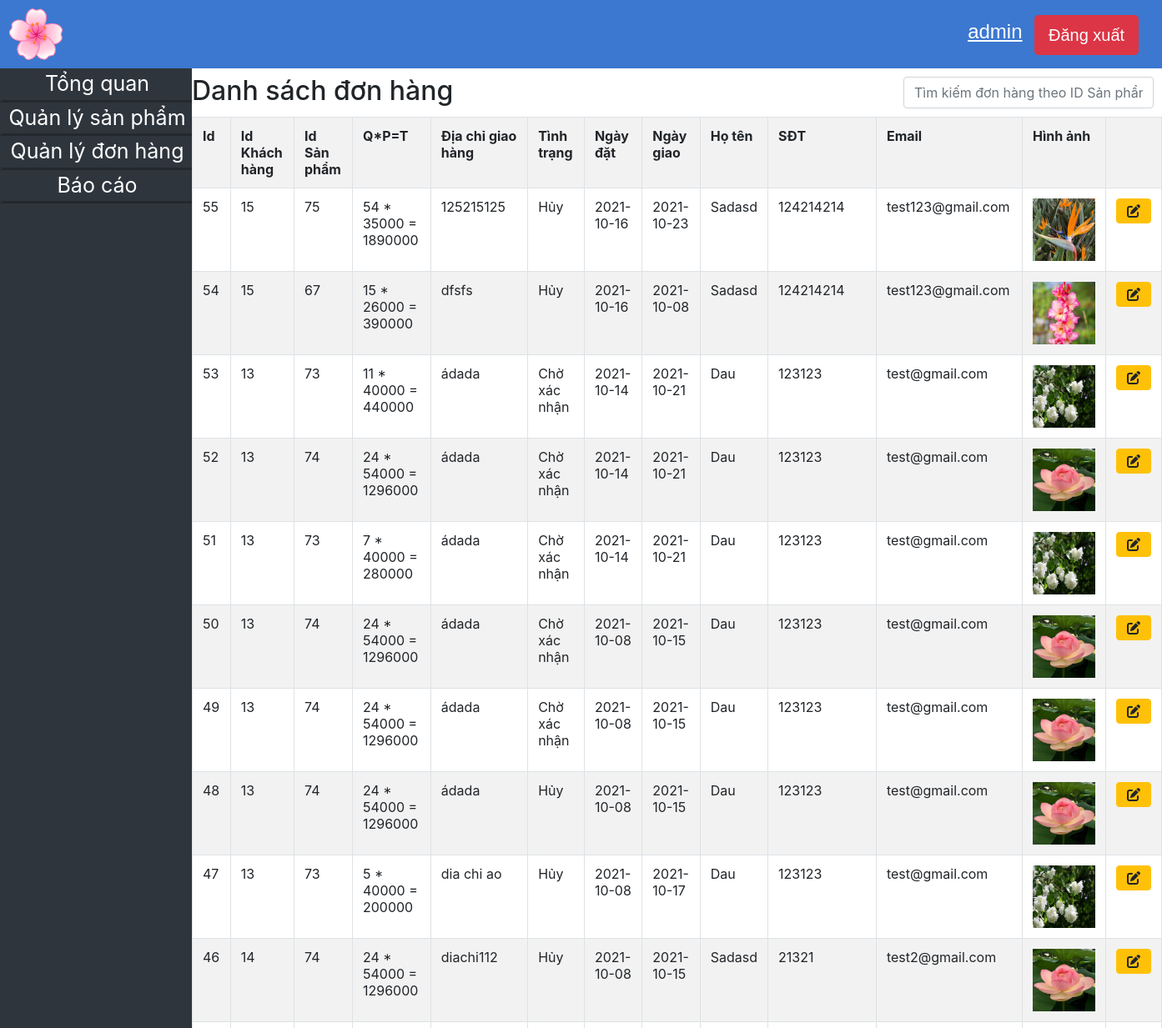
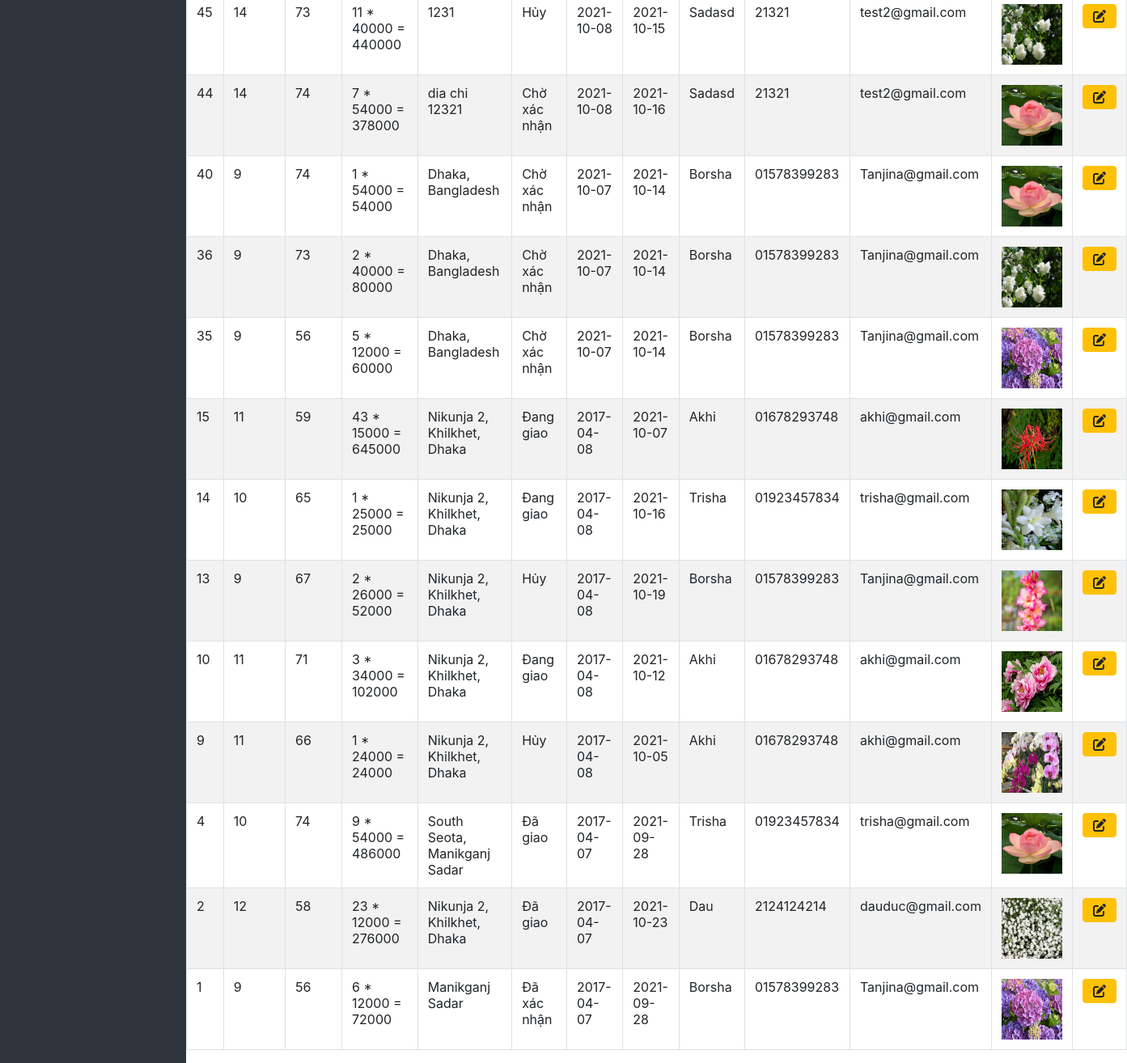
Page /admin/orders.php (signed in) on the committed database (2 pictures, top to bottom).
### tables this page shows
CREATE TABLE `orders` (
  `id` int(11) NOT NULL,
  `uid` int(11) NOT NULL,
  `pid` int(11) NOT NULL,
  `quantity` int(11) NOT NULL,
  `oplace` text NOT NULL,
  `mobile` varchar(255) NOT NULL,
  `dstatus` varchar(255) NOT NULL DEFAULT 'no',
  `odate` date NOT NULL,
  `ddate` date NOT NULL
);

CREATE TABLE `products` (
  `id` int(11) NOT NULL,
  `pName` varchar(100) NOT NULL,
  `price` int(11) NOT NULL,
  `description` text NOT NULL,
  `available` int(11) NOT NULL,
  `category` varchar(100) NOT NULL,
  `picture` text NOT NULL
);

CREATE TABLE `user` (
  `id` int(11) NOT NULL,
  `firstName` varchar(25) NOT NULL,
  `lastName` varchar(25) NOT NULL,
  `email` varchar(100) NOT NULL,
  `mobile` varchar(20) NOT NULL,
  `address` varchar(120) NOT NULL,
  `password` varchar(100) NOT NULL,
  `confirmCode` varchar(10) NOT NULL,
  `activation` varchar(10) NOT NULL DEFAULT 'no'
);

### admin/orders.php (the view, shortened to what this page needs)
<?php include ( "../inc/connect.inc.php" ); ?>
<!doctype html>
<html>
	<head>
		<link rel="stylesheet" type="text/css" href="../css/style.css">
	</head>
	<body >
		<?php include ("./section/navbar.php"); ?>
		<div class="admin-body">
			<?php include ("./section/sidebar.php"); ?>
			<div class="container">
				<h2 style="float:left; margin-top: 8px;">Danh sách đơn hàng</h2>
				<div class="table-before">
					<input id="order-search" style="width:300px;" class="form-control" placeholder="Tìm kiếm đơn hàng theo ID Sản phẩm"/>
				</div>
				<table class="table table-striped table-bordered">
					<tr style="font-weight: bold;" colspan="10" >
						<th>Id</th>
						<th>Id Khách hàng</th>
						<th>Id Sản phẩm</th>
						<th>Q*P=T</th>
						<th>Địa chỉ giao hàng</th>
						<th>Tình trạng</th>
						<th>Ngày đặt</th>
						<th>Ngày giao</th>
						<th>Họ tên</th>
						<th>SĐT</th>
						<th>Email</th>
						<th>Hình ảnh</th>
						<th></th>
					</tr>
					<tr>
						<?php include ( "../inc/connect.inc.php");
						$query = "SELECT * FROM orders ORDER BY id DESC";
						$run = mysqli_query($conn, $query);
						while ($row = mysqli_fetch_assoc($run)) {
							$oid = $row['id'];
							$ouid = $row['uid'];
							$opid = $row['pid'];
							$oquantity = $row['quantity'];
							$oplace = $row['oplace'];
							$odstatus = $row['dstatus'];
							$odate = $row['odate'];
							$ddate = $row['ddate'];
							$query1 = "SELECT * FROM user WHERE id='$ouid'";
							$run1 = mysqli_query($conn, $query1);
							$row1 = mysqli_fetch_assoc($run1);
							$ofname = $row1['firstName'];
							$oumobile = $row1['mobile'];
							$ouemail = $row1['email'];
							$query2 = "SELECT * FROM products WHERE id='$opid'";
							$run2 = mysqli_query($conn, $query2);
							$row2=mysqli_fetch_assoc($run2);
							$oppicture = $row2['picture'];
							$oprice = $row2['price'];
							?>
						<td><?php echo $oid; ?></td>
						<td><?php echo $ouid; ?></td>
						<td><?php echo $opid; ?></td>
						<td><?php echo ''.$oquantity.' * '.$oprice.' = '.$oquantity*$oprice.''; ?></td>
						<td><?php echo $oplace; ?></td>
						<td><?php echo $odstatus; ?></td>
						<td><?php echo $odate; ?></td>
						<td><?php echo $ddate; ?></td>
						<td><?php echo $ofname; ?></td>
						<td><?php echo $oumobile; ?></td>
						<td><?php echo $ouemail; ?></td>
						<td><?php echo '<div class="home-prodlist-img">
										<img src="../image/product/'.$oppicture.'" class="home-prodlist-imgi" style="height: 75px; width: 75px;">
									</div>' ?></td>
						<td>
							<a class="btn btn-warning" href="editorder.php?eoid=<?php echo $oid; ?>"><i class="fa fa-edit"></i></a>
						</td>
					</tr>
					<?php } ?>
				</table>
			</div>
		</div>
	</body>
</html>

### css/style.css (style rules this page uses)
.admin-body { margin-top: 82px; }
.table-before { float:right; padding: 10px; }
.admin-body .container { padding:0; margin-left:230px; max-width: unset; width: unset; }

### rows in the picture
orders: id "55", uid "15", pid "75", quantity "54", pid.price "35000", $oquantity*$oprice "1890000", oplace "125215125", dstatus "Hủy", odate "2021-10-16", ddate "2021-10-23", uid.firstName "Sadasd", uid.mobile "124214214", uid.email "test123@gmail.com", pid.picture (picture)
orders: id "54", uid "15", pid "67", quantity "15", pid.price "26000", $oquantity*$oprice "390000", oplace "dfsfs", dstatus "Hủy", odate "2021-10-16", ddate "2021-10-08", uid.firstName "Sadasd", uid.mobile "124214214", uid.email "test123@gmail.com", pid.picture (picture)
orders: id "53", uid "13", pid "73", quantity "11", pid.price "40000", $oquantity*$oprice "440000", oplace "ádada", dstatus "Chờ xác nhận", odate "2021-10-14", ddate "2021-10-21", uid.firstName "Dau", uid.mobile "123123", uid.email "test@gmail.com", pid.picture (picture)
orders: id "52", uid "13", pid "74", quantity "24", pid.price "54000", $oquantity*$oprice "1296000", oplace "ádada", dstatus "Chờ xác nhận", odate "2021-10-14", ddate "2021-10-21", uid.firstName "Dau", uid.mobile "123123", uid.email "test@gmail.com", pid.picture (picture)
orders: id "51", uid "13", pid "73", quantity "7", pid.price "40000", $oquantity*$oprice "280000", oplace "ádada", dstatus "Chờ xác nhận", odate "2021-10-14", ddate "2021-10-21", uid.firstName "Dau", uid.mobile "123123", uid.email "test@gmail.com", pid.picture (picture)
orders: id "50", uid "13", pid "74", quantity "24", pid.price "54000", $oquantity*$oprice "1296000", oplace "ádada", dstatus "Chờ xác nhận", odate "2021-10-08", ddate "2021-10-15", uid.firstName "Dau", uid.mobile "123123", uid.email "test@gmail.com", pid.picture (picture)
orders: id "49", uid "13", pid "74", quantity "24", pid.price "54000", $oquantity*$oprice "1296000", oplace "ádada", dstatus "Chờ xác nhận", odate "2021-10-08", ddate "2021-10-15", uid.firstName "Dau", uid.mobile "123123", uid.email "test@gmail.com", pid.picture (picture)
orders: id "48", uid "13", pid "74", quantity "24", pid.price "54000", $oquantity*$oprice "1296000", oplace "ádada", dstatus "Hủy", odate "2021-10-08", ddate "2021-10-15", uid.firstName "Dau", uid.mobile "123123", uid.email "test@gmail.com", pid.picture (picture)
orders: id "47", uid "13", pid "73", quantity "5", pid.price "40000", $oquantity*$oprice "200000", oplace "dia chi ao", dstatus "Hủy", odate "2021-10-08", ddate "2021-10-17", uid.firstName "Dau", uid.mobile "123123", uid.email "test@gmail.com", pid.picture (picture)
orders: id "46", uid "14", pid "74", quantity "24", pid.price "54000", $oquantity*$oprice "1296000", oplace "diachi112", dstatus "Hủy", odate "2021-10-08", ddate "2021-10-15", uid.firstName "Sadasd", uid.mobile "21321", uid.email "test2@gmail.com", pid.picture (picture)
orders: id "45", uid "14", pid "73", quantity "11", pid.price "40000", $oquantity*$oprice "440000", oplace "1231", dstatus "Hủy", odate "2021-10-08", ddate "2021-10-15", uid.firstName "Sadasd", uid.mobile "21321", uid.email "test2@gmail.com", pid.picture (picture)
orders: id "44", uid "14", pid "74", quantity "7", pid.price "54000", $oquantity*$oprice "378000", oplace "dia chi 12321", dstatus "Chờ xác nhận", odate "2021-10-08", ddate "2021-10-16", uid.firstName "Sadasd", uid.mobile "21321", uid.email "test2@gmail.com", pid.picture (picture)
orders: id "40", uid "9", pid "74", quantity "1", pid.price "54000", $oquantity*$oprice "54000", oplace "Dhaka, Bangladesh", dstatus "Chờ xác nhận", odate "2021-10-07", ddate "2021-10-14", uid.firstName "Borsha", uid.mobile "01578399283", uid.email "Tanjina@gmail.com", pid.picture (picture)
orders: id "36", uid "9", pid "73", quantity "2", pid.price "40000", $oquantity*$oprice "80000", oplace "Dhaka, Bangladesh", dstatus "Chờ xác nhận", odate "2021-10-07", ddate "2021-10-14", uid.firstName "Borsha", uid.mobile "01578399283", uid.email "Tanjina@gmail.com", pid.picture (picture)
orders: id "35", uid "9", pid "56", quantity "5", pid.price "12000", $oquantity*$oprice "60000", oplace "Dhaka, Bangladesh", dstatus "Chờ xác nhận", odate "2021-10-07", ddate "2021-10-14", uid.firstName "Borsha", uid.mobile "01578399283", uid.email "Tanjina@gmail.com", pid.picture (picture)
orders: id "15", uid "11", pid "59", quantity "43", pid.price "15000", $oquantity*$oprice "645000", oplace "Nikunja 2, Khilkhet, Dhaka", dstatus "Đang giao", odate "2017-04-08", ddate "2021-10-07", uid.firstName "Akhi", uid.mobile "01678293748", uid.email "akhi@gmail.com", pid.picture (picture)
orders: id "14", uid "10", pid "65", quantity "1", pid.price "25000", $oquantity*$oprice "25000", oplace "Nikunja 2, Khilkhet, Dhaka", dstatus "Đang giao", odate "2017-04-08", ddate "2021-10-16", uid.firstName "Trisha", uid.mobile "01923457834", uid.email "trisha@gmail.com", pid.picture (picture)
orders: id "13", uid "9", pid "67", quantity "2", pid.price "26000", $oquantity*$oprice "52000", oplace "Nikunja 2, Khilkhet, Dhaka", dstatus "Hủy", odate "2017-04-08", ddate "2021-10-19", uid.firstName "Borsha", uid.mobile "01578399283", uid.email "Tanjina@gmail.com", pid.picture (picture)
orders: id "10", uid "11", pid "71", quantity "3", pid.price "34000", $oquantity*$oprice "102000", oplace "Nikunja 2, Khilkhet, Dhaka", dstatus "Đang giao", odate "2017-04-08", ddate "2021-10-12", uid.firstName "Akhi", uid.mobile "01678293748", uid.email "akhi@gmail.com", pid.picture (picture)
orders: id "9", uid "11", pid "66", quantity "1", pid.price "24000", $oquantity*$oprice "24000", oplace "Nikunja 2, Khilkhet, Dhaka", dstatus "Hủy", odate "2017-04-08", ddate "2021-10-05", uid.firstName "Akhi", uid.mobile "01678293748", uid.email "akhi@gmail.com", pid.picture (picture)
orders: id "4", uid "10", pid "74", quantity "9", pid.price "54000", $oquantity*$oprice "486000", oplace "South Seota, Manikganj Sadar", dstatus "Đã giao", odate "2017-04-07", ddate "2021-09-28", uid.firstName "Trisha", uid.mobile "01923457834", uid.email "trisha@gmail.com", pid.picture (picture)
orders: id "2", uid "12", pid "58", quantity "23", pid.price "12000", $oquantity*$oprice "276000", oplace "Nikunja 2, Khilkhet, Dhaka", dstatus "Đã giao", odate "2017-04-07", ddate "2021-10-23", uid.firstName "Dau", uid.mobile "2124124214", uid.email "dauduc@gmail.com", pid.picture (picture)
orders: id "1", uid "9", pid "56", quantity "6", pid.price "12000", $oquantity*$oprice "72000", oplace "Manikganj Sadar", dstatus "Đã xác nhận", odate "2017-04-07", ddate "2021-09-28", uid.firstName "Borsha", uid.mobile "01578399283", uid.email "Tanjina@gmail.com", pid.picture (picture)

### other values in the picture
$uname_db "admin"
